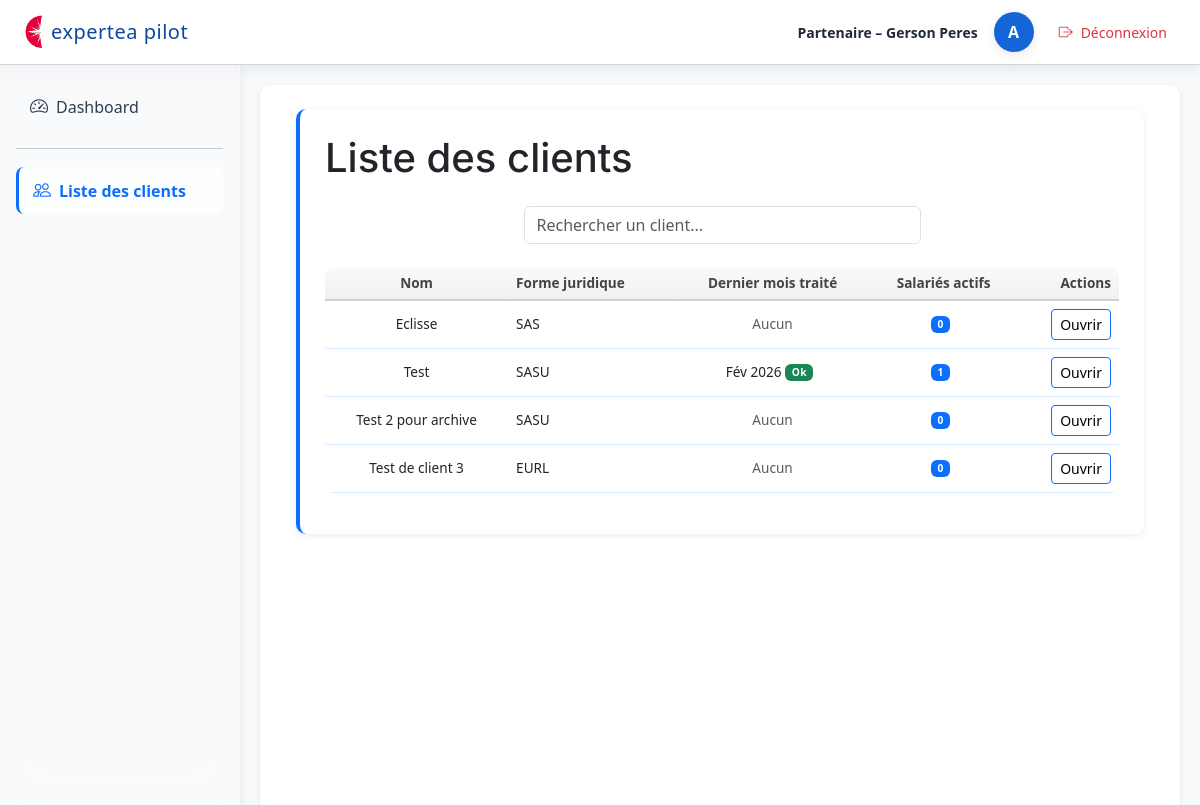
The app's page /paie/partenaire/clients/ (signed in) with its own data.
### dossiers/models.py (models this page shows, shortened)
class Client(models.Model):
    REGIME_IMPOSITION_CHOICES = [
        ('IS', 'IS'),
        ('IR', 'IR'),
        ("RS", "Réel simplifié"),
        ("RN", "Réel normal"),
        ("MICRO", "Micro"),
        ("IR_CRL", "IR (CRL)"),
    ]
    REGIME_TVA_CHOICES = [
        ('CA3M', 'CA3 mensuelle'),
        ('CA3T', 'CA3 trimestrielle'),
        ('CA12', 'CA12'),
        ('FRANCHISE', 'Franchise'),
        ('EXO', 'Exonéré'),
    ]
    PERIODICITE_CHOICES = [
        ('MENSUEL', 'Mensuel'),
        ('TRIMESTRIEL', 'Trimestriel'),
        ('ANNUEL', 'Annuel'),
        ('REGULIER', 'Régulier'),
    ]
    user = models.OneToOneField(
        User,
        on_delete=models.CASCADE,
        null=True,
        blank=True,
        help_text="Utilisateur associé à ce client"
    )
    numero = models.IntegerField(null=True, blank=True)
    nom = models.CharField(max_length=255)
    forme_juridique = models.CharField(max_length=50)
    regime_imposition = models.CharField(
        max_length=20,
        choices=REGIME_IMPOSITION_CHOICES,
        null=True,
        blank=True
    )
    date_cloture = models.CharField(max_length=10, blank=True, null=True)
    regime_tva = models.CharField(
        max_length=20,
        choices=REGIME_TVA_CHOICES
    )
    periodicite = models.CharField(
        max_length=20,
        choices=PERIODICITE_CHOICES,
        null=True,
        blank=True,
        verbose_name="Périodicité de la saisie",
    )
    jour_echeance_tva = models.PositiveSmallIntegerField(
        blank=True,
        null=True,
        help_text="Jour du mois pour l'échéance TVA (1 à 31)"
    )
    commentaires = models.TextField(blank=True)
    archive = models.BooleanField(default=False)
    module_saisie = models.BooleanField(default=False, verbose_name="Saisie comptable")
    module_tva = models.BooleanField(default=False)
    module_cfe = models.BooleanField(default=False, verbose_name="CFE")
    module_cvae = models.BooleanField(default=False, verbose_name="CVAE")
    module_tvs = models.BooleanField(default=False, verbose_name="TVS")
    module_cloture = models.BooleanField(default=False, verbose_name="Clôture")
    module_dividendes = models.BooleanField(default=False, verbose_name="Dividendes")
    module_social = models.BooleanField(default=False, verbose_name="Social")
    module_ir = models.BooleanField(default=False, verbose_name="IR personnel")
    module_suivi_mission = models.BooleanField(default=False, verbose_name="Suivi mission et LAB")
    module_paie = models.BooleanField(default=False, verbose_name="Module Paie")

### paie/models.py (models this page shows, shortened)
class PaieMois(models.Model):
    client = models.ForeignKey(Client, on_delete=models.CASCADE)
    annee = models.IntegerField()
    mois = models.IntegerField()
    client_valide = models.BooleanField(default=False)
    partenaire_valide = models.BooleanField(default=False)
    date_validation_client = models.DateTimeField(null=True, blank=True)
    date_validation_partenaire = models.DateTimeField(null=True, blank=True)
    bs_fait = models.BooleanField(default=False)
    dsn_faite = models.BooleanField(default=False)
    date_bs_fait = models.DateTimeField(null=True, blank=True)
    date_dsn_faite = models.DateTimeField(null=True, blank=True)
    class Meta:
        unique_together = ("client", "annee", "mois")
        ordering = ["-annee", "-mois"]
    @property
    def mois_nom_court(self):
        mois_noms = [
            "", "Jan", "Fév", "Mar", "Avr", "Mai", "Juin",
            "Juil", "Août", "Sep", "Oct", "Nov", "Déc"
        ]
        return mois_noms[self.mois]

### paie/views_partenaire.py (the view)
# urls.py: path("partenaire/clients/", views_partenaire.partenaire_liste_clients, name="partenaire_liste_clients"),
@login_required
def partenaire_liste_clients(request):
    clients = Client.objects.filter(module_paie=True)
    for c in clients:
        c.dernier_mois_traite = (
            PaieMois.objects
            .filter(client=c, bs_fait=True, dsn_faite=True)
            .order_by("-annee", "-mois")
            .first()
        )
        c.nb_actifs = Salarie.objects.filter(client=c, actif=True).count()
    return render(request, "paie/partenaire/liste_clients.html", {
        "clients": clients
    })

### cabinet_compta/context_processors.py (called while the page is built)
def user_role(request):
    if not request.user.is_authenticated:
        return {"base_template": "base.html"}
    groups = request.user.groups.values_list("name", flat=True)
    if "Client" in groups:
        return {"base_template": "base_paie_client.html"}
    if "Partenaire" in groups:
        return {"base_template": "base_partenaire.html"}
    return {"base_template": "base.html"}

### dossiers/context_processors.py (called while the page is built)
def last_fiscal_year(request):
    current_year = date.today().year
    try:
        year_obj = AnneeFiscale.objects.get(annee=current_year)
        return {"last_year": year_obj.id}
    except AnneeFiscale.DoesNotExist:
        try:
            last_year_obj = AnneeFiscale.objects.latest("annee")
            return {"last_year": last_year_obj.id}
        except AnneeFiscale.DoesNotExist:
            return {"last_year": None}

def cloture_context(request):
    derniere_annee = ClotureAnnee.objects.order_by('-annee').first()
    return {
        "derniere_annee": derniere_annee
    }

### paie/templates/paie/partenaire/liste_clients.html (shortened to what this page needs)
{% extends "base_partenaire.html" %}
{% block content %}
<section class="section">
<h1 class="mb-4">Liste des clients</h1>
<div class="d-flex justify-content-center mb-4">
    <input type="text" id="searchInput" class="form-control w-50"
           placeholder="Rechercher un client...">
</div>
{% if clients %}
<table class="table table-hover align-middle">
    <thead>
        <tr>
            <th>Nom</th>
            <th>Forme juridique</th>
            <th>Dernier mois traité</th>
            <th>Salariés actifs</th>
            <th class="text-end">Actions</th>
        </tr>
    </thead>
<tbody>
    {% for c in clients %}
    <tr>
        <td>{{ c.nom }}</td>
        <td>{{ c.forme_juridique|default:"-" }}</td>
        <td>
            {% if c.dernier_mois_traite %}
                {{ c.dernier_mois_traite.mois_nom_court }} {{ c.dernier_mois_traite.annee }} <span class="badge text-bg-success">Ok</span>
            {% else %}
                <span class="text-muted">Aucun</span>
            {% endif %}
        </td>
        <td>
            <span class="badge bg-primary">{{ c.nb_actifs }}</span>
        </td>
        <td class="text-end">
            <a href="{% url 'paie:partenaire_mois_client' c.id %}"
               class="btn btn-outline-primary btn-sm">
                Ouvrir
            </a>
        </td>
    </tr>
    {% endfor %}
</tbody>
</table>
{% else %}
<p class="text-muted">Aucun client trouvé.</p>
{% endif %}
</section>
{% endblock %}

### paie/templates/base_partenaire.html (shortened to what this page needs)
<!DOCTYPE html>
<html lang="fr">
<head>
    {% load static %}
    <link rel="stylesheet" href="{% static 'css/base.css' %}">
    <link rel="stylesheet" href="{% static 'css/dashboard.css' %}">
    <link rel="stylesheet"
          href="https://cdn.jsdelivr.net/npm/bootstrap@5.3.0/dist/css/bootstrap.min.css">
    <link rel="stylesheet"
      href="https://cdn.jsdelivr.net/npm/bootstrap-icons@1.11.3/font/bootstrap-icons.css">
</head>
<body class="bg-light">
<header class="top-header d-flex justify-content-between align-items-center px-4">
    <div class="d-flex align-items-center">
        <img src="{% static 'img/logo.png' %}" alt="Logo" class="header-logo">
        <span class="header-title ms-2">expertea pilot</span>
    </div>
    <div class="d-flex align-items-center">
        <span class="welcome-text">Partenaire – {{ request.user.get_full_name }}</span>
        <div class="avatar-circle d-flex justify-content-center align-items-center ms-3"
             style="width:40px; height:40px; border-radius:50%; background:#1565d8; color:white; font-weight:600;">
            {{ user.username|first|upper }}
        </div>
        <a href="{% url 'logout' %}"
           class="btn btn-sm d-flex align-items-center ms-3"
           style="background:white; color:#dc3545; border-radius:12px;">
            <i class="bi bi-box-arrow-right me-2"></i>
            Déconnexion
        </a>
    </div>
</header>
<div class="layout-container d-flex w-100">
    <div class="sidebar-column">
        <aside id="sidebar" class="sidebar p-3">
<nav class="nav flex-column">
    <a class="nav-link text-white d-flex align-items-center gap-2
       {% if request.resolver_match.url_name == 'partenaire_dashboard' %}active{% endif %}"
       href="{% url 'paie:partenaire_dashboard' %}">
        <i class="bi bi-speedometer2"></i>
        <span class="sidebar-text">Dashboard</span>
    </a>
    <hr class="sidebar-separator my-3 opacity-25">
    <a class="nav-link text-white d-flex align-items-center gap-2
       {% if request.resolver_match.url_name == 'partenaire_liste_clients' %}active{% endif %}"
       href="{% url 'paie:partenaire_liste_clients' %}">
        <i class="bi bi-people"></i>
        <span class="sidebar-text">Liste des clients</span>
    </a>
</nav>
        </aside>
    </div>
    <main class="content p-4 flex-grow-1">
        <div class="container-fluid">
            {% block content %}
            {% endblock %}
        </div>
    </main>
</div>
</body>
</html>

### dossiers/static/css/base.css (style rules this page uses)
:root { --blue-primary: #0d6efd; --blue-dark: #0b5ed7; --blue-light: #e7f1ff; --sidebar-bg: #0a1a2b; --sidebar-hover: rgba(255, 255, 255, 0.12); --sidebar-active: #0d6efd; --text-light: #f8f9fa; }
body { font-family: 'Inter', sans-serif; background: var(--blue-light); }
main { background: white; padding: 25px; border-radius: 10px; box-shadow: 0 2px 6px rgba(0, 0, 0, 0.08); margin: 20px; }
h1, h2, h3, h4, h5, .card h1, .card h2, .card h3, .card h4 { font-family: 'Inter', sans-serif; font-weight: 600; color: var(--blue-dark); margin-top: 0; margin-bottom: 18px; }
section { margin-bottom: 30px; }
.section { background: white; padding: 25px; border-radius: 10px; margin-bottom: 30px; border-left: 4px solid var(--blue-primary); box-shadow: 0 2px 6px rgba(0, 0, 0, 0.08); transition: box-shadow 0.25s ease; }
.kanban-column, .kanban-card, .kanban-cards, .content, .main-content, .page-wrapper, .wrapper, .layout, #layoutSidenav, #layoutSidenav_content { z-index: 1 !important; }
.badge { display: inline-block; padding: 4px 10px; border-radius: 6px; font-size: 12px; font-weight: 600; letter-spacing: 0.3px; margin-right: 6px; }
a { transition: color 0.2s ease; }
table tr { transition: background 0.15s ease; }
p, ul, ol, table, form, .section { margin-bottom: 20px; }
.btn { padding: 8px 16px; border-radius: 6px; text-decoration: none; font-weight: 600; display: inline-block; transition: background 0.2s ease, color 0.2s ease, box-shadow 0.2s ease; }
.table { width: 100%; border-collapse: collapse; margin-bottom: 20px; background: white; border-radius: 8px; overflow: hidden; font-size: 0.85rem }
.table thead th { background: linear-gradient(to bottom, #fafafa, #f0f0f0); color: #444; font-weight: 600; border-bottom: 2px solid #d0d0d0; }
.table th, .table td { padding-top: 4px; padding-bottom: 4px; line-height: 1.1; border: 0px solid rgba(13, 110, 253, 0.15); }
.table tbody tr:nth-child(even) { background: #f8faff; }
.table td, .table th { text-align: center; }
.table td:nth-child(2), .table th:nth-child(2) { text-align: left; }
.sidebar { width: 240px; min-height: 100vh; background: var(--sidebar-bg); color: var(--text-light); transition: width 0.25s ease; overflow: hidden; }
.sidebar .nav-link { padding: 10px 15px; border-radius: 6px; margin-bottom: 6px; transition: background 0.2s; font-weight: 500; }
.sidebar .nav-link.active { background: var(--sidebar-active); font-weight: 600; color: white; }
:root { --radius-small: 6px; --radius-medium: 10px; }
h1, h2, h3, h4, h5 { font-family: 'Inter', sans-serif; font-weight: 600; color: var(--blue-dark); }
.sidebar-column { width: 240px; min-height: 100vh; position: relative; flex-shrink: 0; }
.layout-container { height: calc(100vh - 65px); overflow: hidden; }
main { overflow-y: auto; height: 100%; }
.top-header { height: 65px; }
.table td, .table th { padding-top: 4px; padding-bottom: 4px; line-height: 1.1; }
.table a { color: #000 !important; text-decoration: none; }
.table a { text-decoration: none !important; }
.top-header, .layout-container { position: relative !important; z-index: 1 !important; }
#layoutSidenav, #layoutSidenav_content, .sidebar, .navbar, .header, .content, .main-content, .page-wrapper, .wrapper, .layout, .container, .container-fluid { position: relative !important; z-index: 1 !important; }
.layout-container { min-height: calc(100vh - 60px); }
.sidebar { width: 230px; }
.content { flex: 1; }
.sidebar { background: rgba(255, 255, 255, 0.20) !important; backdrop-filter: blur(18px) saturate(180%) !important; -webkit-backdrop-filter: blur(18px) saturate(180%) !important; border-right: 1px solid rgba(255, 255, 255, 0.35) !important; min-height: 100vh; color: #2c3e50 !important; }
.sidebar .nav-link { color: #2c3e50 !important; padding: 10px 14px; border-radius: 8px; margin: 2px 0; transition: all 0.2s ease-in-out; }
.sidebar .nav-link.active { background: rgba(255, 255, 255, 0.65) !important; backdrop-filter: blur(22px) !important; -webkit-backdrop-filter: blur(22px) !important; color: #0d6efd !important; font-weight: 600; border-left: 3px solid #0d6efd !important; }
.sidebar .nav-link i { font-size: 18px; transition: color 0.2s ease-in-out; }
.header-title { font-weight: 300 !important; letter-spacing: 0.5px; font-size: 1.6rem; }

### records on screen
Client: nom "Eclisse", forme_juridique "SAS", shows "Aucun", nb_actifs "0"
Client: nom "Test", forme_juridique "SASU", dernier_mois_traite.mois_nom_court "Fév", dernier_mois_traite.annee "2026", nb_actifs "1"
Client: nom "Test 2 pour archive", forme_juridique "SASU", shows "Aucun", nb_actifs "0"
Client: nom "Test de client 3", forme_juridique "EURL", shows "Aucun", nb_actifs "0"

### other values on screen
{{ request.user.get_full_name }} "Gerson Peres"
{{ user.username|first|upper }} "A"
